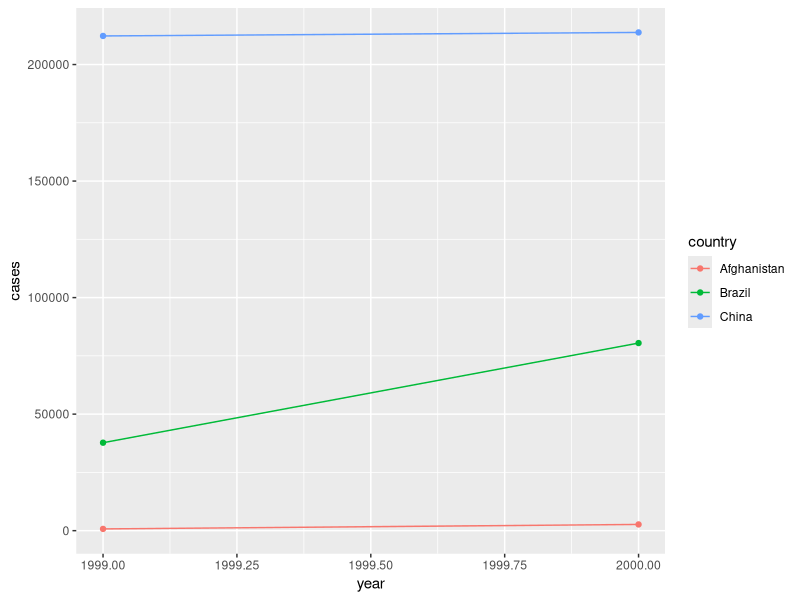
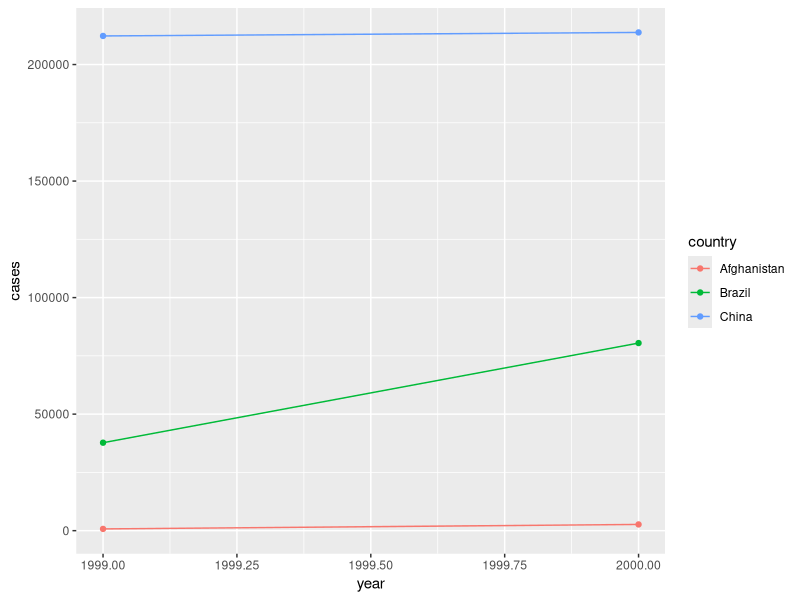

Source code (R) for these figures, in order: (Note: this script raises an error after producing the figures.)
## ---- chunk 1
knitr::opts_chunk$set(echo = TRUE)

# load library
library(tidyverse)

## ---- chunk 2
# table 2
table2

# Extract the number of TB cases per country per year.
# Extract the matching population per country per year.
spread(table2, type, count) %>%

# Divide cases by population, and multiply by 10000.
# Store back in the appropriate place.
  mutate(., rate = cases/population * 10000)

# table 4a
table4a

# gather year columns into observations
table4a_mod <- gather(table4a, "year", "cases", 2:3)

# table 4b
table4b

# gather year columns into observations
table4b_mod <- gather(table4b, "year", "population", 2:3)

table4 <- table4a_mod %>%
  full_join(., table4b_mod, by = c("country", "year")) %>%
  mutate(., rate = cases/population * 10000)
table4

## ---- chunk 3
table2

# tidy data
table2_tidy <- spread(table2, type, count)
  
  # graph cases by year
  ggplot(data = table2_tidy,
         aes(year, cases, color = country)) +
  geom_point() +
  geom_line()
  
  # or a shorter version is
  # tidy data
spread(table2, type, count) %>%
  
  # graph cases by year
  ggplot(data = .,
         aes(year, cases, color = country)) +
  geom_point() +
  geom_line()


## ---- chunk 4
stocks <- tibble(
  year   = c(2015, 2015, 2016, 2016),
  half  = c(   1,    2,     1,    2),
  return = c(1.88, 0.59, 0.92, 0.17))
stocks

stocks %>%
  spread(year, return)

stocks %>%
  spread(year, return) %>%
  gather("year", "return", `2015`:`2016`)
## ---- chunk 5
table4a

# table4a %>%
#   gather(1999, 2000, key = "year", value = "cases")
# #> Error in inds_combine(.vars, ind_list): Position must be between 0 and n

table4a %>%
  gather("1999", "2000", key = "year", value = "cases")

## ---- chunk 6
people <- tribble(
  ~name,             ~key,    ~value,
  #-----------------|--------|------
  "Phillip Woods",   "age",       45,
  "Phillip Woods",   "height",   186,
  "Phillip Woods",   "age",       50,
  "Jessica Cordero", "age",       37,
  "Jessica Cordero", "height",   156
)

people

## ---- chunk 7
preg <- tribble(
  ~pregnant, ~male, ~female,
  "yes",     NA,    10,
  "no",      20,    12
)
preg

# wrong way
preg %>%
spread(key = "pregnant", value = "female")

# right way
preg %>%
gather(male, female, key = "gender", value = "Number")
## ---- chunk 8
tibble(x = c("a,b,c", "d,e,f,g", "h,i,j"))

# original data frame with no options
tibble(x = c("a,b,c", "d,e,f,g", "h,i,j")) %>% 
  separate(x, c("one", "two", "three"))

# set extra option to merge
tibble(x = c("a,b,c", "d,e,f,g", "h,i,j")) %>% 
  separate(x, c("one", "two", "three"), extra = "merge")

# original toy data frame with one column with less
tibble(x = c("a,b,c", "d,e", "f,g,i")) %>% 
  separate(x, c("one", "two", "three"))

# set fill option to left
tibble(x = c("a,b,c", "d,e", "f,g,i")) %>% 
  separate(x, c("one", "two", "three"), fill = "left")
## ---- chunk 9
# try with years and pattern to fill

## ---- chunk 10
# original dataset
who

# gather value columns into key value pairs
who1 <- who %>% 
  gather(new_sp_m014:newrel_f65, key = "key", value = "cases", na.rm = TRUE)
who1

# add underscore for newrel
who2 <- who1 %>% 
  mutate(key = stringr::str_replace(key, "newrel", "new_rel"))
who2

# split the key column into sections
who3 <- who2 %>% 
  separate(key, c("new", "type", "sexage"), sep = "_")
who3

# remove redundant country columns
who4 <- who3 %>% 
  select(-new, -iso2, -iso3)

# separate sex and age into two columns
who5 <- who4 %>%
  separate(sexage, c("sex", "age"), sep = 1)
who5

## ---- chunk 11

# split the key column into sections
who_test_ <- who1 %>% 
  separate(key, c("new", "type", "sexage"), sep = "_")
who_test

## ---- chunk 12
who_test2 <- who3 %>%
  select(country, iso2, iso3) %>%
  distinct()
who_test2

# check for duplicates
anyDuplicated(who_country)

who_iso2 <- who_test2 %>%
  select(iso2)
  
# check for duplicates
anyDuplicated(who_iso2)

who_iso3 <- who_test2 %>%
  select(iso3)
  
# check for duplicates
anyDuplicated(who_iso3)

# check for total combinations and compare to nrow(who_country)
n_distinct(who_country)

## ---- chunk 13
# tidy data
who5

# summarize the counts
who_sum <- who5 %>%
  group_by(country, year, sex) %>%
  summarise(totalTB = sum(cases)) %>%
  ungroup()
who_sum

# select top countries to display
who_top9 <- who_sum %>%
  group_by(country) %>%
  summarize(totalCountry = sum(totalTB)) %>%
  arrange(., desc(totalCountry)) %>%
  slice(1:9) %>%
  ungroup() %>%
  pull(country)
who_top9

# take top from summed data
who_top <- who_sum %>%
  filter(country %in% who_top9)
  
# graph it
ggplot(who_top, aes(year, totalTB, color = sex)) +
  facet_wrap(~country) +
  geom_point() +
  geom_line() +
  labs(title = "Countries with Highest Recorded TB Counts") +
  theme_bw()

